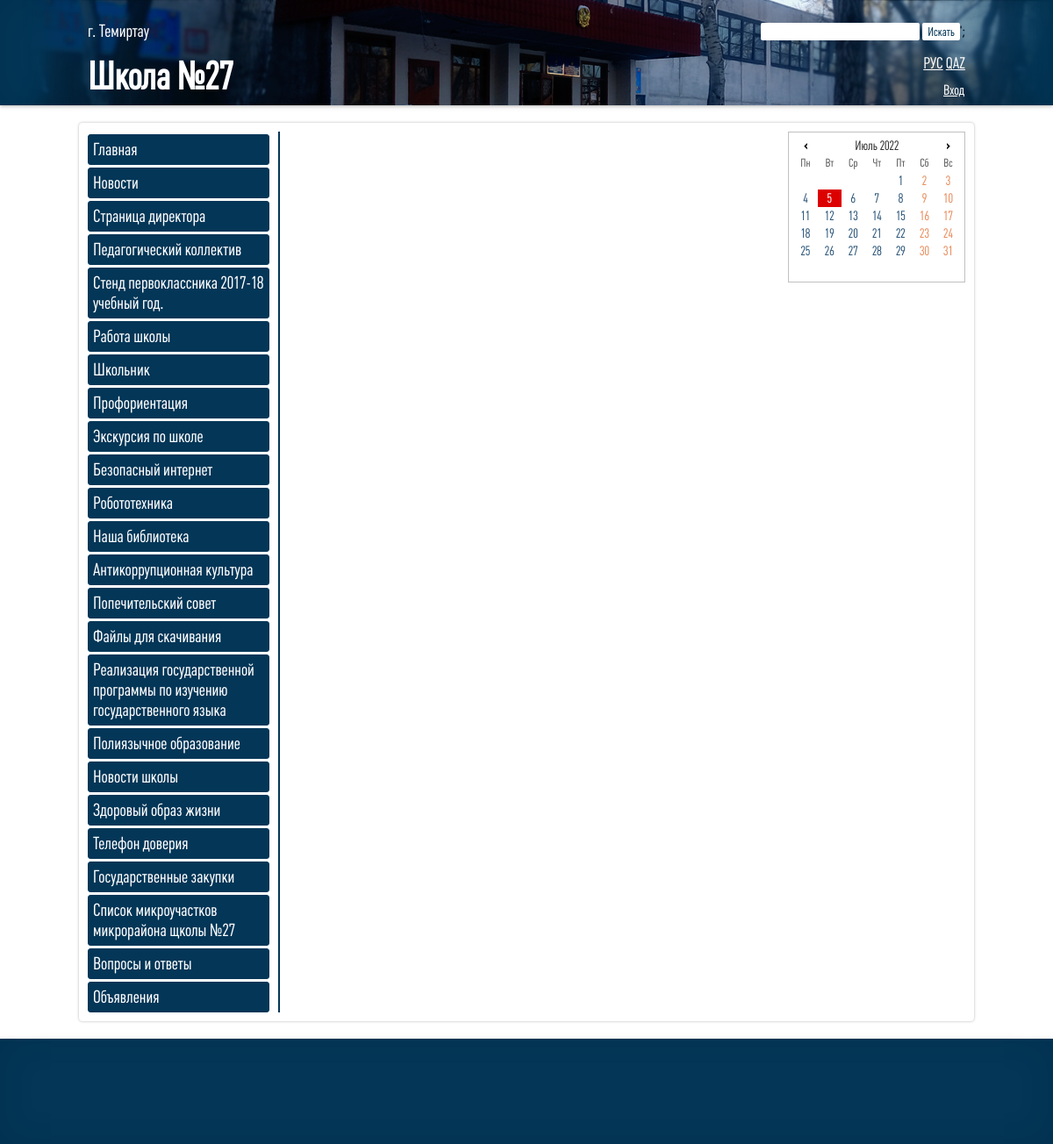
/index.php?lang=ru&page=2&menu=0, run on the app's committed database.
### tables this page shows
CREATE TABLE `main` (
  `city` text NOT NULL,
  `name` text NOT NULL,
  `search` text NOT NULL
);

CREATE TABLE `menu` (
  `id` int(11) NOT NULL,
  `main` varchar(255) NOT NULL,
  `menu` text NOT NULL
);

### index.php (the view, shortened to what this page needs)
<!DOCTYPE html>
<html>
  <head>
    <link rel="stylesheet" type="text/css" href="style/index.css">
  </head>
  <?php
      if ($_GET['lang'] == 'kz') {
          $bn = 'school27kz';
          $lang = 'kz';
      } else {
          $lang = 'ru';
      }
      require('connect.php');
        $query = mysqli_query($link,"SELECT * FROM main" );
        $myrow = mysqli_fetch_array($query);
        $city = $myrow['city'];
        $name = $myrow['name'];
        $search = $myrow['search'];
   ?>
  <body>
    <header>
      <center><img id="header_img" src="images/header2.png"></center>
      <section id="center">
        <section id="header">
          <section id="header_n">
            <p><?php echo $city; ?></p>
            <h1><?php echo $name; ?></h1>
          </section>
          <section id="search">
          <form method="post" action="<?php echo 'index.php?lang='.$lang.'&page=search'; ?>">
            <input type="text" name="search">
            <input type="submit" onclick=""  name="search_btn" value="<?php echo $search; ?>">';
            </form>
          </section>
          <section id="lang">
          	<a href="<?php echo str_replace('kz','ru',$_SERVER['REQUEST_URI']); ?>" title="Русский">РУС</a>
          	<a href="<?php
            if ($_SERVER['REQUEST_URI']=='/') {
              echo "index.php?lang=kz";
            } else {
             echo str_replace('ru','kz',$_SERVER['REQUEST_URI']);
           }
             ?>" title="Qazaqs'a" onclick="document.location.reload()">QAZ</a>
          </section>
        </section>
          <a id="ad_pl" href="admin">Вход</a>
      </section>
    </header>
    <section id="body">
    	<section id="menu">
    		<ul id = 'nav'>
                <?php
                $table_count = mysqli_fetch_array( mysqli_query($link, "SELECT COUNT(1) FROM menu"));
                    for ($num=1; $num <= $table_count[0];$num++) {
                    $query = mysqli_query($link, "SELECT * FROM menu WHERE id like '%$num%'" );
                    $myrow = mysqli_fetch_array($query);
                    $main = $myrow['main'];
                    echo "<li><a href='index.php?lang=".$lang."&page=".$num."&menu=0'>".$main."</a>";
                    echo "</li>";
                }
                ?>
            </ul>
    	</section>
        <?php
            require('calendare.php');
          ?>
    </section>
    <footer>
    </footer>
  </body>
</html>

### style/index.css (style rules this page uses)
body { margin: 0; padding: 0; }
header { background: #033657; font-family: PlumbCondensed Regular; height: 120px; box-shadow: 0 1px 4px rgba(0, 0, 0, .3), -23px 0 20px -23px rgba(0, 0, 0, .8), 23px 0 20px -23px rgba(0, 0, 0, .8), 0 0 40px rgba(0, 0, 0, .1) inset; }
#center { width: 1000px; margin: auto; position: relative; top: -120px; }
#header { position: absolute; top: 20px; width: 1000px; }
#header_n { color: #fff; float: left; }
#header_n p { font-size: 20px; margin: 0; }
#header_n h1 { font-size: 44px; margin: 0; margin-top: 16px; }
#search { float: right; margin-top: 2px; }
#search input { border: none; border-radius: 2px; height: 18px; }
#search input[type=submit] { height: 20px; background: #fff; color: #033657; cursor: pointer; border: none; font-size: 14px; font-family: PlumbCondensed Regular; }
#lang { clear: both; float: right; margin-top: -50px; font-size: 18px; }
#lang a { color: #fff; }
#ad_pl { color: #fff; position: absolute; top: 90px; right: 1px; }
#body { font-family: PlumbCondensed Regular; width: 1000px; margin: auto; overflow: auto; border-radius: 4px; margin-top: 20px; padding: 10px; box-shadow: 0 0 3px rgba(0,0,0,0.3); }
#menu { width: 217px; float: left; border-right: 2px solid #033657; }
#nav { list-style: none; margin: 0; padding: 0; }
#nav li { list-style: none; width: 195px; background: #033657; margin-top: 3px; padding: 5px; border-radius: 3px; border: 1px solid #033657; }
#nav li a { display: block; height: 100%; width: 100%; font-size: 20px; color: #fff; text-decoration: none; }
footer { margin-top: 20px; background: #033657; font-family: PlumbCondensed Regular; height: 120px; box-shadow: 0 1px 4px rgba(0, 0, 0, .3), -23px 0 20px -23px rgba(0, 0, 0, .8), 23px 0 20px -23px rgba(0, 0, 0, .8), 0 0 40px rgba(0, 0, 0, .1) inset; }

### data on the page
main: city "г. Темиртау", name "Школа №27", search_btn "Искать"
menu: main "Главная"
menu: main "Новости"
menu: main "Страница директора"
menu: main "Педагогический коллектив"
menu: main "Стенд первоклассника 2017-18 учебный год."
menu: main "Работа школы"
menu: main "Школьник"
menu: main "Профориентация"
menu: main "Экскурсия по школе"
menu: main "Безопасный интернет"
menu: main "Робототехника"
menu: main "Наша библиотека"
menu: main "Антикоррупционная культура"
menu: main "Попечительский совет"
menu: main "Файлы для скачивания"
menu: main "Реализация государственной программы по изучению государственного языка"
menu: main "Полиязычное образование"
menu: main "Новости школы"
menu: main "Здоровый образ жизни"
menu: main "Телефон доверия"
menu: main "Государственные закупки"
menu: main "Список микроучастков микрорайона щколы №27"
menu: main "Вопросы и ответы"
menu: main "Объявления"
